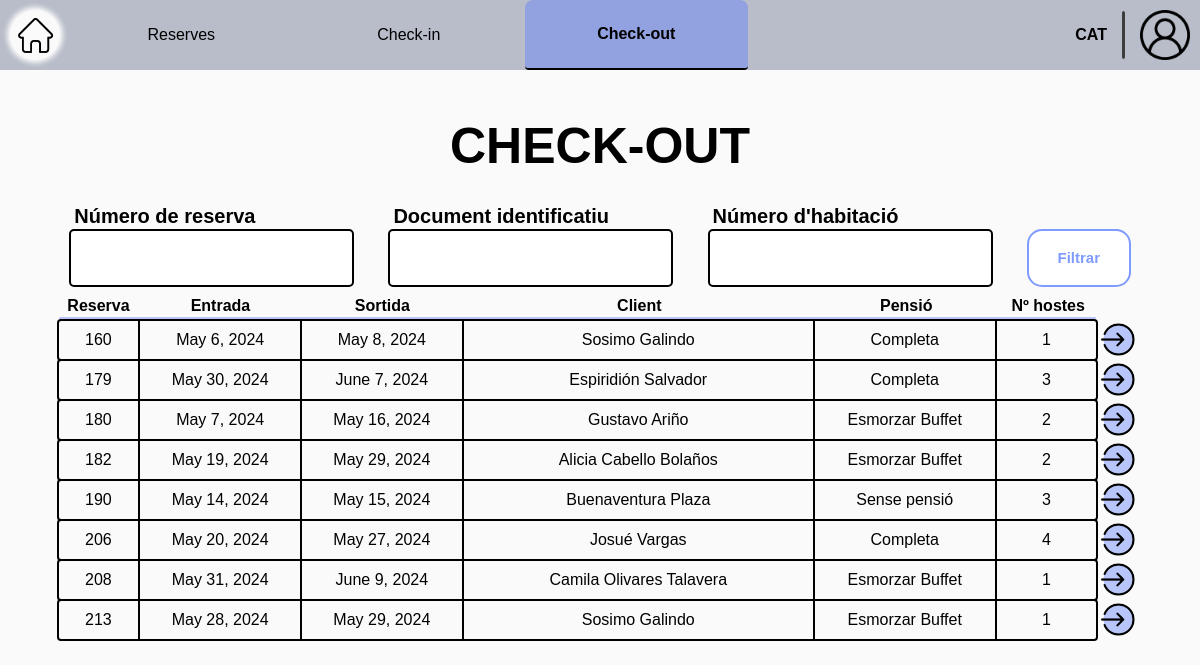
Page /receptionist/check-out/ (signed in) on the earlier database version.
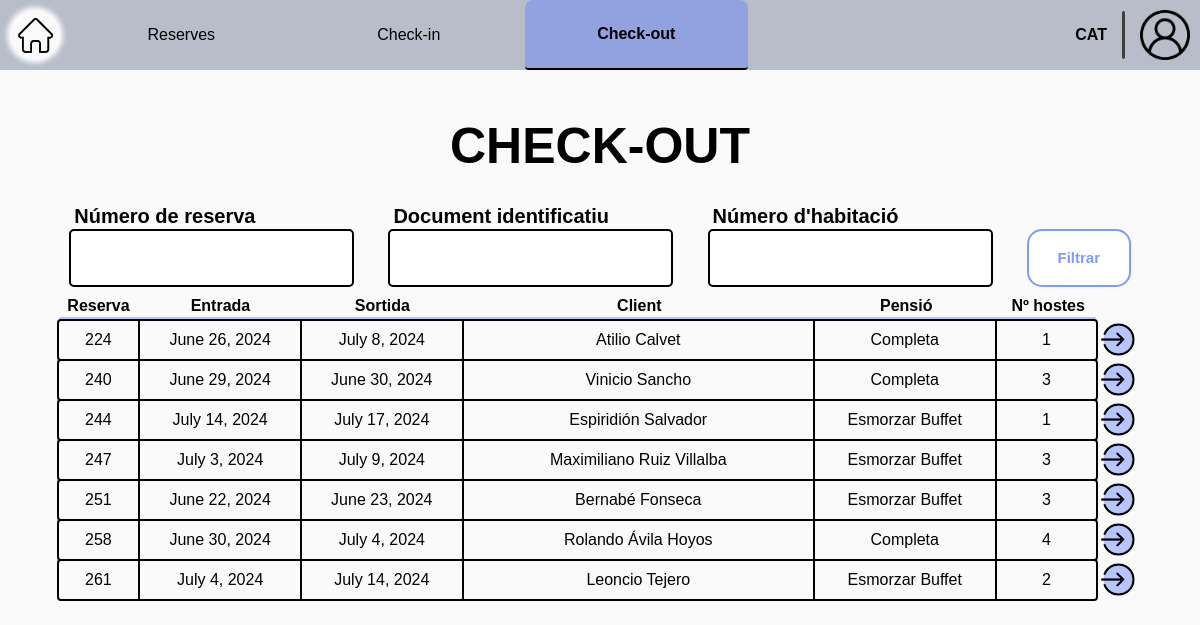
Same page on the later database version.
### Reception/models.py (models this page shows, shortened)
class RoomReservation(models.Model):
    client = models.ForeignKey(Client, on_delete=models.CASCADE)
    room = models.ForeignKey(Room, on_delete=models.CASCADE, to_field='id')
    entry = models.DateField()
    exit = models.DateField()
    pension_type = models.CharField(
        max_length=c.DROPDOWN_MAX_LENGTH,
        choices=c.get_pension_types,
        default='Sense pensió'
    )
    num_guests = models.IntegerField()
    is_active = models.BooleanField(default=True)
    check_in_active = models.BooleanField(default=False)
    check_out_active = models.BooleanField(default=False)
    tourist_tax_paid = models.BooleanField(default=False)
    class Meta:
        unique_together = ('room', 'entry', 'exit')

class HotelUser(AbstractUser):
    email = models.EmailField()
    phone_number = models.CharField(max_length=c.PHONE_NUMBER_LENGTH)
    id_number = models.CharField(max_length=c.ID_NUMBER, blank=True, unique=True)

### Reception/views.py (the view)
# urls.py: path('check-out/', v.check_out_1, name='check_out'),
@worker_required('receptionist')
def check_out_1(request):
    form = SearchReservationForm(request.GET or None)
    filtered_reservations, status = u.get_filtered_reservations(form, is_active=True, check_in_active=True,
                                                                check_out_active=False)
    if not status:
        messages.error(request, "No s'ha trobat cap reserva")
    return render(request, c.get_check_out_path(1), {'form': form, 'reservations': filtered_reservations})

### Reception/forms.py (shortened to what this page needs)
class SearchReservationForm(forms.ModelForm):
    num_reservation = forms.CharField(label="Número de reserva", required=False)
    id_number = forms.CharField(label="Document identificatiu", required=False)
    room_num = forms.IntegerField(label="Número d'habitació", required=False,
                                  validators=[MinValueValidator(1)])
    class Meta:
        model = RoomReservation
        fields = ['num_reservation', 'id_number', 'room_num']

### Reception/config.py (called while the page is built)
    @staticmethod
    def get_check_out_path(n: int):
        return p.CHECK_OUT_PATH[n]

### Reception/utils.py (called while the page is built, shortened)
def get_filtered_reservations(form, is_active=True, check_in_active=None, check_out_active=None) -> tuple:
    if check_in_active is None and check_out_active is None:
        reservations = RoomReservation.objects.filter(is_active=is_active)
    else:
        reservations = RoomReservation.objects.filter(is_active=is_active,
                                                      check_in_active=check_in_active,
                                                      check_out_active=check_out_active
                                                      )
    filtered_reservations = reservations
    return filtered_reservations, True

### templates/worker/receptionist/check-out/check_out_1.html (shortened to what this page needs)
{% extends "worker/receptionist/base_receptionist.html" %}
{% load static %}
{% block extra_css %}
    <link rel="stylesheet" href="{% static 'css/worker/receptionist/check-out/check-out_1.css' %}">
{% endblock extra_css %}
{% block id_check-out %} id="current-page" {% endblock id_check-out %}
{% block content %}
    <div class="main">
        <h1 class="section-title">CHECK-OUT</h1>
        <form method="get" class="filter-field">
            <div class="form-group">
                <h5>{{ form.num_reservation.label }}</h5>
                {{ form.num_reservation }}
            </div>
            <div class="form-group">
                <h5>{{ form.id_number.label }}</h5>
                {{ form.id_number }}
            </div>
            <div class="form-group">
                <h5>{{ form.room_num.label }}</h5>
                {{ form.room_num }}
            </div>
            <div class="procedural-buttons">
                <button class="filter-button" type="submit">Filtrar</button>
            </div>
        </form>
        <ul class="reservation-list">
            <ul class="list-index">
                <li id="reservation-id">Reserva</li>
                <li id="entry">Entrada</li>
                <li id="exit">Sortida</li>
                <li id="name">Client</li>
                <li id="pension">Pensió</li>
                <li id="num-guests">Nº hostes</li>
            </ul>
            <div id="divider"></div>
            {% for reservation in reservations %}
                <div class="list-div">
                    <li>
                        <div id="reservation-id">{{ reservation.id }}</div>
                        <div id="entry">{{ reservation.entry }}</div>
                        <div id="exit">{{ reservation.exit }}</div>
                        <div id="name">{{ reservation.client.first_name }} {{ reservation.client.last_name }}</div>
                        <div id="pension">{{ reservation.pension_type }}</div>
                        <div id="num-guests">{{ reservation.num_guests }}</div>
                    </li>
                    <div class="list-extra">
                        <a class="icon" href="{% url 'check_out_summary' pk=reservation.id %}"><img id="check" width="30" height="30" src="{% static 'img/icons/enter-icon.png' %}" alt="delete"></a>
                    </div>
                </div>
            {% endfor %}
        </ul>
    </div>
{% endblock %}

### templates/worker/receptionist/base_receptionist.html (shortened to what this page needs)
{% extends "worker/base_worker.html" %}
{% load static %}
{% block menu %}
    <a class="home" {% block id_home %}{% endblock %} href="{% url 'receptionist_home' %}"><img src="{% static 'img/icons/home.png' %}" alt="home"></a>
    <li><a href="{% url 'reservations' %}"><button {% block id_reservation %}{% endblock %}>Reserves</button></a></li>
    <li><a href="{% url 'check_in' %}"><button {% block id_check-in %}{% endblock %}>Check-in</button></a></li>
    <li><a href="{% url 'check_out' %}"><button {% block id_check-out %}{% endblock %}>Check-out</button></a></li>
{% endblock menu %}

### templates/worker/base_worker.html (shortened to what this page needs)
{% extends "base.html" %}
{% load static %}
{% block css %}
    <link rel="stylesheet" href="{% static 'css/worker/worker.css' %}">
    {% block extra_css %}{% endblock extra_css %}
{% endblock css %}
{% block header %}
    <nav>
        <ul class="menu">
            {% block menu %}{% endblock menu %}
        </ul>
    </nav>
    <div id="right-header">
        <p id="language">CAT</p>
        <div id="separator"></div>
        <img id="user" src="{% static 'img/icons/user-icon.png' %}" alt="User">
    </div>
{% endblock header %}

### templates/base.html (shortened to what this page needs)
<!DOCTYPE html>
<html lang="en">
    <head>
        {% load static %}
        <link rel="stylesheet" type="text/css" href="{% static 'css/base.css' %}" />
        <link rel="stylesheet" type="text/css" href="{% static 'css/notifications.css' %}" />
        {% block css %}{% endblock css %}
    </head>
    <body>
        <header>
            {% block header %}{% endblock header %}
        </header>
        <main>
            {% block content %}{% endblock content %}
        </main>
    </body>
</html>

### static/css/base.css (style rules this page uses)
body { background-color: #fafafa; font-family: "Gill Sans MT", Arial, sans-serif; margin: 0; padding: 0; aspect-ratio: 16 / 9; width: 100%; height: 100vh; display: flex; flex-direction: column; }
main { height: 100%; width: 100vw; display: flex; flex-direction: column; justify-content: center; align-items: center; }
.main { position: relative; display: flex; flex-direction: column; align-items: center; height: 95%; width: 95%; max-height: 900px; max-width: 1600px; gap: 10px; margin-bottom: 10px; }
header { display: flex; align-items: stretch; justify-content: space-between; height: 70px; min-height: 70px; }
header button { font-family: "Gill Sans MT", Arial, sans-serif; }
nav { display: flex; width: 75%; height: 100%; align-items: center; }
.menu { width: 100%; min-width: max-content; height: 100%; order: 1; display: flex; list-style-type: none; color: black; justify-content: flex-start; padding: 0 5px; margin: 0; gap: 5px; }
.menu li { min-width: max-content; height: 100%; width: 22%; align-self: center; }
.menu button { align-self: center; font-size: 16px; background-color: transparent; width: 100%; height: 100%; cursor: pointer; transition: background-color 0.2s; border: none; border-radius: 8px 8px 4px 4px; }
#right-header { display: flex; align-items: center; gap: 15px; padding-right: 10px; }
#language { color: #000000; font-weight: bold; }
#separator { width: 1px; background-color: #3d3d3d; border: 1px solid #3d3d3d; border-radius: 50px; height: 65%; }
.home { width: 50px; min-width: 50px; height: 50px; margin-right: 5px; margin-left: 5px; align-self: center; display: flex; justify-content: center; align-items: center; border-radius: 40px; background-color: #fafafa; box-shadow: 0 0 5px 3px #fafafa; }
.home img { width: 35px; height: 35px; }
#user { width: 50px; }

### static/css/worker/receptionist/check-out/check-out_1.css (style rules this page uses)
.procedural-buttons { width: 104px; min-width: 80px; height: 58px; }
.procedural-buttons button { width: 100%; height: 100%; }
.icon { margin-left: 3px; width: 100%; }
.list-extra { width: 4%; }
#reservation-id { width: 8%; }
#entry { width: 16%; }
#exit { width: 16%; }
#name { width: 35%; }
#pension { width: 18%; }
#num-guests { width: 10%; min-width: max-content; }
.list-div li { width: 96%; }
.list-index { width: 96%; }
#divider { width: calc(96% - 2px); }

Differences in the rows shown:
removed RoomReservation: id "160", entry "May 6, 2024", exit "May 8, 2024", client.first_name "Sosimo", client.last_name "Galindo", pension_type "Completa", num_guests "1"
removed RoomReservation: id "179", entry "May 30, 2024", exit "June 7, 2024", client.first_name "Espiridión", client.last_name "Salvador", pension_type "Completa", num_guests "3"
removed RoomReservation: id "180", entry "May 7, 2024", exit "May 16, 2024", client.first_name "Gustavo", client.last_name "Ariño", pension_type "Esmorzar Buffet", num_guests "2"
removed RoomReservation: id "182", entry "May 19, 2024", exit "May 29, 2024", client.first_name "Alicia", client.last_name "Cabello Bolaños", pension_type "Esmorzar Buffet", num_guests "2"
removed RoomReservation: id "190", entry "May 14, 2024", exit "May 15, 2024", client.first_name "Buenaventura", client.last_name "Plaza", pension_type "Sense pensió", num_guests "3"
removed RoomReservation: id "206", entry "May 20, 2024", exit "May 27, 2024", client.first_name "Josué", client.last_name "Vargas", pension_type "Completa", num_guests "4"
removed RoomReservation: id "208", entry "May 31, 2024", exit "June 9, 2024", client.first_name "Camila", client.last_name "Olivares Talavera", pension_type "Esmorzar Buffet", num_guests "1"
removed RoomReservation: id "213", entry "May 28, 2024", exit "May 29, 2024", client.first_name "Sosimo", client.last_name "Galindo", pension_type "Esmorzar Buffet", num_guests "1"
added RoomReservation: id "224", entry "June 26, 2024", exit "July 8, 2024", client.first_name "Atilio", client.last_name "Calvet", pension_type "Completa", num_guests "1"
added RoomReservation: id "240", entry "June 29, 2024", exit "June 30, 2024", client.first_name "Vinicio", client.last_name "Sancho", pension_type "Completa", num_guests "3"
added RoomReservation: id "244", entry "July 14, 2024", exit "July 17, 2024", client.first_name "Espiridión", client.last_name "Salvador", pension_type "Esmorzar Buffet", num_guests "1"
added RoomReservation: id "247", entry "July 3, 2024", exit "July 9, 2024", client.first_name "Maximiliano", client.last_name "Ruiz Villalba", pension_type "Esmorzar Buffet", num_guests "3"
added RoomReservation: id "251", entry "June 22, 2024", exit "June 23, 2024", client.first_name "Bernabé", client.last_name "Fonseca", pension_type "Esmorzar Buffet", num_guests "3"
added RoomReservation: id "258", entry "June 30, 2024", exit "July 4, 2024", client.first_name "Rolando", client.last_name "Ávila Hoyos", pension_type "Completa", num_guests "4"
added RoomReservation: id "261", entry "July 4, 2024", exit "July 14, 2024", client.first_name "Leoncio", client.last_name "Tejero", pension_type "Esmorzar Buffet", num_guests "2"
